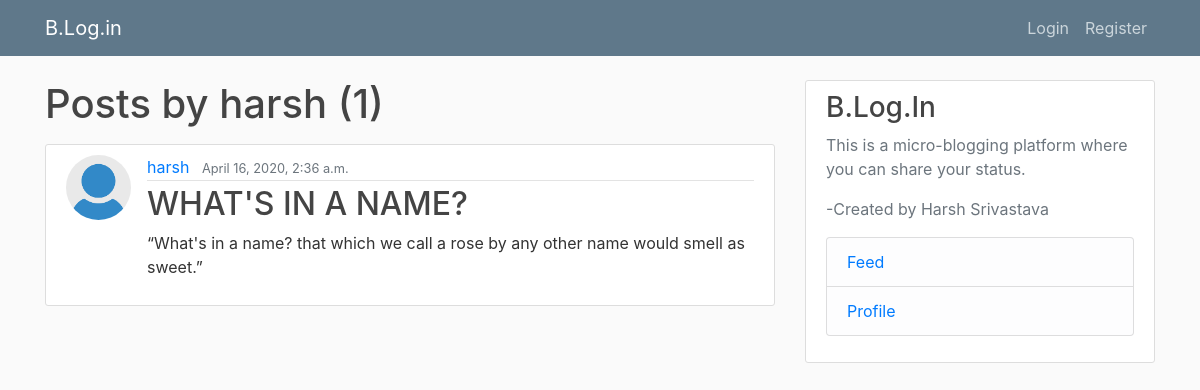
/blog/user/harsh/, run on the app's committed database.
### blog/models.py (models this page shows, shortened)
class Post(models.Model):
    title=models.CharField(max_length=100)
    content=models.CharField(max_length=280)
    author=models.ForeignKey(User,on_delete=models.CASCADE)
    date_posted=models.DateTimeField(default=timezone.now)

### users/models.py (models this page shows, shortened)
class Profile(models.Model):
    user=models.OneToOneField(User,on_delete=models.CASCADE,unique=True)
    profile_pic=models.ImageField(default="default.jpg",upload_to="profile_pics")

### blog/views.py (the view)
# urls.py: path('user/<str:username>/',UserPostListView.as_view(),name="user-posts"),
class UserPostListView(ListView):
    model=Post
    template_name="blog/user_posts.html"
    context_object_name="posts"
    paginate_by=5
    def get_queryset(self):
        user=get_object_or_404(User,username=self.kwargs.get("username"))
        return Post.objects.filter(author=user).order_by('-date_posted')

### blog/templates/blog/user_posts.html (shortened to what this page needs)
{% extends 'blog/base.html' %}
{% block content %}
		<h1 class="mb-3">Posts by {{view.kwargs.username}} ({{page_obj.paginator.count}})</h1>
		{% for post in posts %}
			<article class="media content-section">
			<img class="rounded-circle article-img" src="{{post.author.profile.profile_pic.url}}">
			  <div class="media-body">
				<div class="article-metadata">
				  <a class="mr-2" href="{% url 'user-posts' post.author.username %}">{{ post.author }}</a>
				  <small class="text-muted">{{ post.date_posted }}</small>
				</div>
				<h2><a class="article-title" href="{% url 'post-detail' post.id %}">{{ post.title }}</a></h2>
				<p class="article-content">{{ post.content }}</p>
			  </div>
			</article>
		{% endfor %}
{% endblock %}

### blog/static/blog/main.css (style rules this page uses)
body { background: #fafafa; color: #333333; margin-top: 5rem; }
h1, h2, h3, h4, h5, h6 { color: #444444; }
.content-section { background: #ffffff; padding: 10px 20px; border: 1px solid #dddddd; border-radius: 3px; margin-bottom: 20px; }
.article-title { color: #444444; }
.article-content { white-space: pre-line; }
.article-img { height: 65px; width: 65px; margin-right: 16px; }
.article-metadata { padding-bottom: 1px; margin-bottom: 4px; border-bottom: 1px solid #e3e3e3 }

### data on the page
Post: author.profile.profile_pic (placeholder picture), author "harsh", date_posted "April 16, 2020, 2:36 a.m.", title "WHAT'S IN A NAME?", content "“What's in a name? that which we call a rose by any other name would smell as sweet.”"

### other printed values
{{ view.kwargs.username }} "harsh"
{{ page_obj.paginator.count }} "1"
